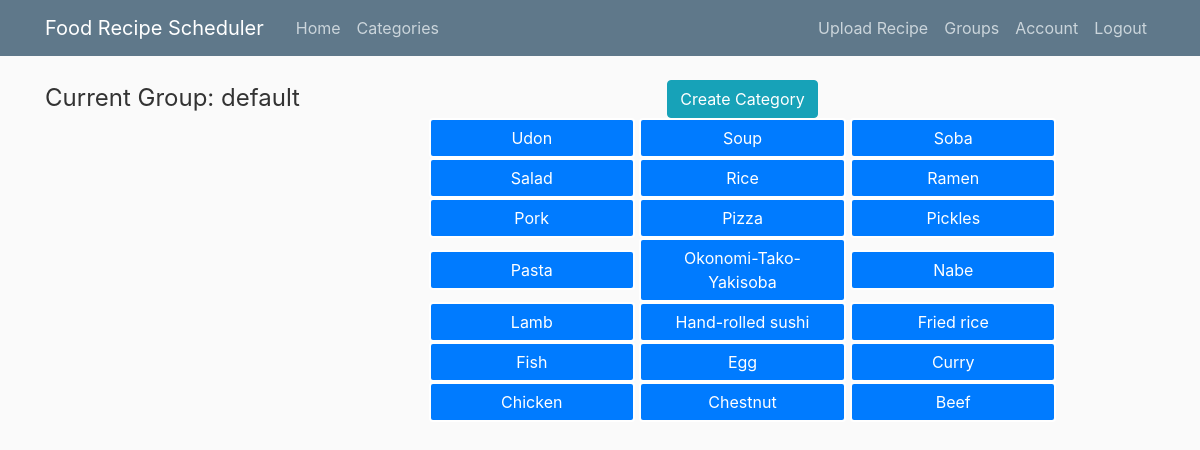
/categories/show (signed in), run on the app's committed database.
### recipe_scheduler/models.py (models this page shows, shortened)
class Group(db.Model):
    __table_name__ = 'group'
    id = db.Column(db.Integer, primary_key=True)
    group_name = db.Column(db.String(50), unique=False)
    events = db.relationship('Event', backref='event_group', lazy=True)
    categories = db.relationship('Category', backref='category_group', lazy=True)

class Category(db.Model):
    __table_name__ = 'category'
    id = db.Column(db.Integer, primary_key=True)
    category_name = db.Column(db.String(30), unique=False, nullable=False)
    recipes = db.relationship('Recipe', backref='category', lazy=True)
    group_id = db.Column(db.Integer, db.ForeignKey('group.id'), nullable=False)
    def to_dict(self):
        return {
            'id': self.id,
            'category_name': self.category_name,
            'categories': self.recipes
        }

### recipe_scheduler/categories/routes.py (the view)
@categories.route('/categories/show', methods=['GET'])
@login_required
def show_categories():
    select_group = current_user.get_current_group()
    all_categories = Category.query.filter_by(group_id=select_group).all()
    categories_list = [c.to_dict() for c in all_categories]
    categories_list = sorted(categories_list, key=lambda x: x['category_name'],
                             reverse=True)
    user_list = current_user.user_groups
    return render_template('show_categories.html',
                           categories_list=categories_list,
                           user_list=user_list,
                           select_group=int(select_group))

### recipe_scheduler/models.py (called while the page is built)
@login_manager.user_loader
def loader_user(user_id):
    return User.query.get(int(user_id))

    def get_current_group(self):
        return self.current_group

### recipe_scheduler/templates/show_categories.html
{% extends "layout.html" %}
{% block content %}
    <div class="new-category">
        <a class="btn btn-info" href=" {{ url_for('categories.new_category') }} ">Create Category</a>
    </div>
    <div class="categories">
        {% for category in categories_list %}
            <a class="btn btn-primary col-md-3 col-3 category" href=" {{ url_for('categories.show_recipes', category_id=category.id) }} ">{{category.category_name}}</a>
        {% endfor %}
    </div>
{% endblock content %}

### recipe_scheduler/templates/layout.html (shortened to what this page needs)
<!DOCTYPE html>
<html lang="en">
<head>
    <link rel="stylesheet" href="https://stackpath.bootstrapcdn.com/bootstrap/4.3.1/css/bootstrap.min.css">
    <link rel="stylesheet" href="https://cdn.datatables.net/1.10.20/css/jquery.dataTables.min.css">
    <link rel="stylesheet" type="text/css" href="{{ url_for('static', filename='main.css') }}">
</head>
<body>
    <header class="site-header">
        <nav class="navbar navbar-expand-md navbar-dark bg-steel fixed-top">
            <div class="container">
                <a class="navbar-brand mr-4" href="/home">Food Recipe Scheduler</a>
                <div class="collapse navbar-collapse" id="navbarToggle">
                    <div class="navbar-nav mr-auto">
                        {% if current_user.is_authenticated %}
                        <a class="nav-item nav-link" href="{{ url_for('main.home') }}">Home</a>
                        <a class="nav-item nav-link" href="{{ url_for('categories.show_categories') }}">Categories</a>
                        {% endif %}
                    </div>
                    <div class="navbar-nav">
                       {% if current_user.is_authenticated %}
                        <a class="nav-item nav-link" href="{{ url_for('uploads.upload_recipe')}}">Upload Recipe</a>
                        <a class="nav-item nav-link" href="{{ url_for('users.show_groups')}}">Groups</a>
                        <a class="nav-item nav-link" href="{{ url_for('users.account')}}">Account</a>
                        <a class="nav-item nav-link" href="{{ url_for('users.logout')}}">Logout</a>
                        {% else %}
                        <a class="nav-item nav-link" href="{{ url_for('users.login')}}">Login</a>
                        <a class="nav-item nav-link" href="{{ url_for('users.register')}}">Register</a>
                        {% endif %}
                    </div>
                </div>
            </div>
        </nav>
    </header>
    <main role="main" class="container">
        <div class="row">
            <div class="sub-menu col-md-3 col-sm-6 col-3">
                {% include "sub_menu.html" %}
            </div>
            <div class="main-calendar col-md-9 col-sm-6 col-9">
                {% block content %}{% endblock %}
            </div>
        </div>
    </main>
</body>
</html>

### recipe_scheduler/templates/sub_menu.html (shortened to what this page needs)
{% if current_user.is_authenticated %}
<form name="myForm" action="{{ url_for('main.home') }}" method="post" id="submit-form-group">
        {% if group_title %}
        <button type="button" class="btn btn-info btn-block" data-toggle="collapse" data-target="#submenu-group">
            {{ group_title }}</button>
        <div id="submenu-group" class="collapse">
            {% for i in user_list%}
                {% if i.id == select_group %}
                    <input type="radio" checked="checked" name="group_options" id="option-{{i.id}}" value="{{i.id}}"> {{i.group_name}} </input><br>
                {% else %}
                    <input type="radio" name="group_options" id="option-{{i.id}}" value="{{i.id}}"> {{i.group_name}} </input><br>
                {% endif %}
            {% endfor %}
        </div>
        {% else %}
                {% for i in user_list%}
                    {% if i.id == select_group %}
                        <legend class="mb-4">Current Group: {{i.group_name}}</legend>
                    {% endif %}
                {% endfor %}
        {% endif%}
</form>
{% endif %}

### recipe_scheduler/static/main.css (style rules this page uses)
body { background: #fafafa; color: #333333; margin-top: 5rem; height: 100%; }
.bg-steel { background-color: #5f788a; }
.site-header .navbar-nav .nav-link { color: #cbd5db; }
.nav-link { padding: 0px; }
.main-calendar { text-align: center; }
.category { border: 2px solid white; }
.row { height: 100%; }

### data on the page
Group: group_name "default"
Category: category_name "Udon"
Category: category_name "Soup"
Category: category_name "Soba"
Category: category_name "Salad"
Category: category_name "Rice"
Category: category_name "Ramen"
Category: category_name "Pork"
Category: category_name "Pizza"
Category: category_name "Pickles"
Category: category_name "Pasta"
Category: category_name "Okonomi-Tako-Yakisoba"
Category: category_name "Nabe"
Category: category_name "Lamb"
Category: category_name "Hand-rolled sushi"
Category: category_name "Fried rice"
Category: category_name "Fish"
Category: category_name "Egg"
Category: category_name "Curry"
Category: category_name "Chicken"
Category: category_name "Chestnut"
Category: category_name "Beef"
